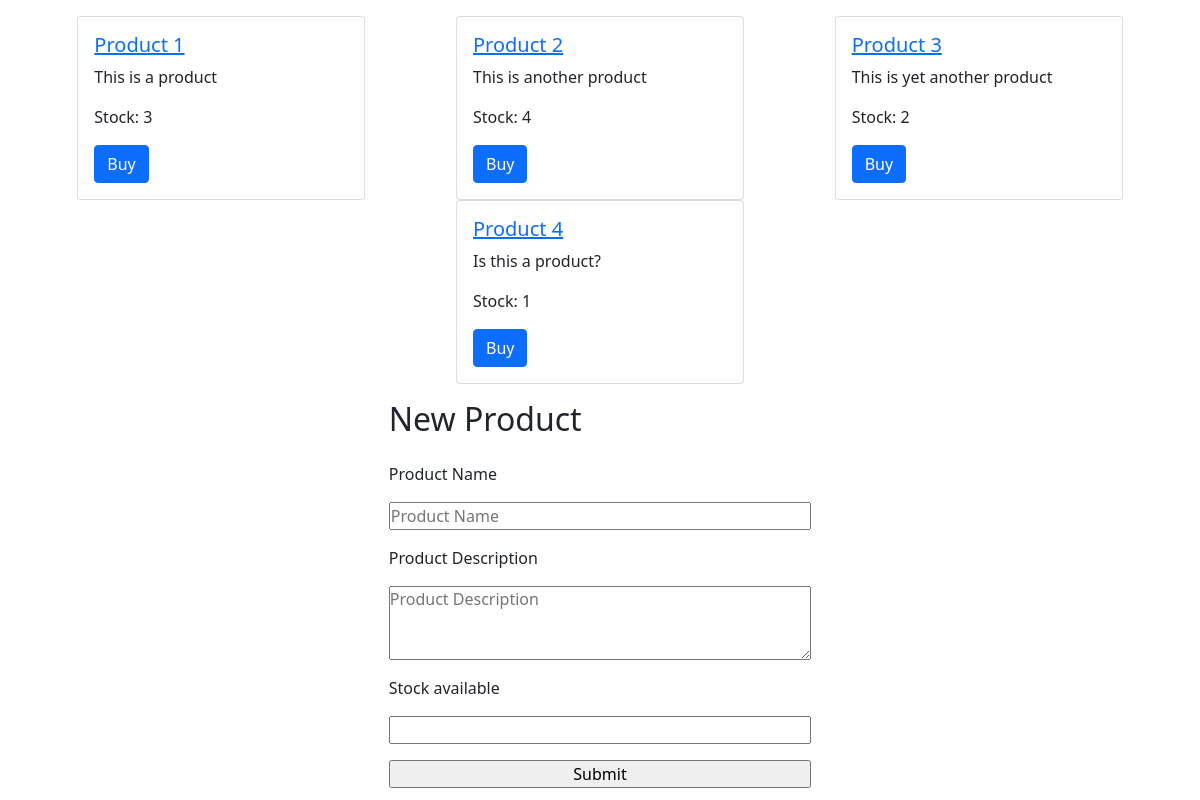
The app's page /shop/ with its own data.
### shop/models.py (models this page shows, shortened)
class Product(models.Model):
    product_name = models.CharField(max_length=200)
    product_desc = models.TextField(max_length=1000)
    product_stock = models.IntegerField()

### shop/views.py (the view, shortened to what this page needs)
# urls.py: path('', views.index, name='index'),
def index(request):
    print(request.POST)
    products = list(Product.objects.all())
    if not len(products):
        product = Product(product_name='Product 1', product_desc='This is a product', product_stock=3)
        product.save()
        products.append(product)
    context = {
        'products': products,
    }
    return render(request, 'shop/index.html', context)

### shop/templates/shop/index.html (shortened to what this page needs)
{% extends "shop/base.html" %}
{% load static %}
{% block page_content %}
    <div class="card-container">
        {% for product in  products %}
                <div class="card" style="width: 18rem">
                        <div class="card-body">
                            <a href="/shop/{{ product.product_name }}/detail">
                                <h5>{{ product.product_name }}</h5>
                            </a>
                            <p>{{ product.product_desc }}</p>
                            <p>Stock: {{ product.product_stock }}</p>
                            <a href="/shop/{{ product.product_name }}/remove" class="btn btn-primary">Buy</a>
                        </div>
                </div>
        {% endfor %}
    </div>
    <form action="" method="post" class="form">
            <h2>New Product</h2>
        <label for="Name">Product Name</label>
        <input type="text" name="Name" placeholder="Product Name" id="Name">
        <label for="Desc">Product Description</label>
        <textarea placeholder="Product Description" name="Desc" rows="3" cols="50" id="Desc"></textarea>
        <label for="Stock">Stock available</label>
        <input type="number" min="1" max="10" name="Stock" id="Stock">
        <input type="submit">
    </form>
{% endblock %}

### shop/templates/shop/base.html (shortened to what this page needs)
{% load static %}
<!DOCTYPE html>
<html lang="en">
<head>
    <link rel="stylesheet" href="https://cdn.jsdelivr.net/npm/bootstrap@5.1.3/dist/css/bootstrap.min.css">
    <link rel="stylesheet" type="text/css" href="{% static 'shop/style.css' %}">
</head>
<body>
    {% block page_content %}{% endblock %}
</body>
</html>

### shop/static/shop/style.css (style rules this page uses)
* { padding: 0; margin: 0; box-sizing: border-box; }
body { height: 100vh; padding: 1rem 2rem; }
.form { display: flex; flex-direction: column; width: 40%; margin: auto; padding: 1rem; gap: 1rem; }
.card-container { display: flex; justify-content: space-around; flex-wrap: wrap; }

### records on screen
Product: product_name "Product 1", product_desc "This is a product", product_stock "3"
Product: product_name "Product 2", product_desc "This is another product", product_stock "4"
Product: product_name "Product 3", product_desc "This is yet another product", product_stock "2"
Product: product_name "Product 4", product_desc "Is this a product?", product_stock "1"
